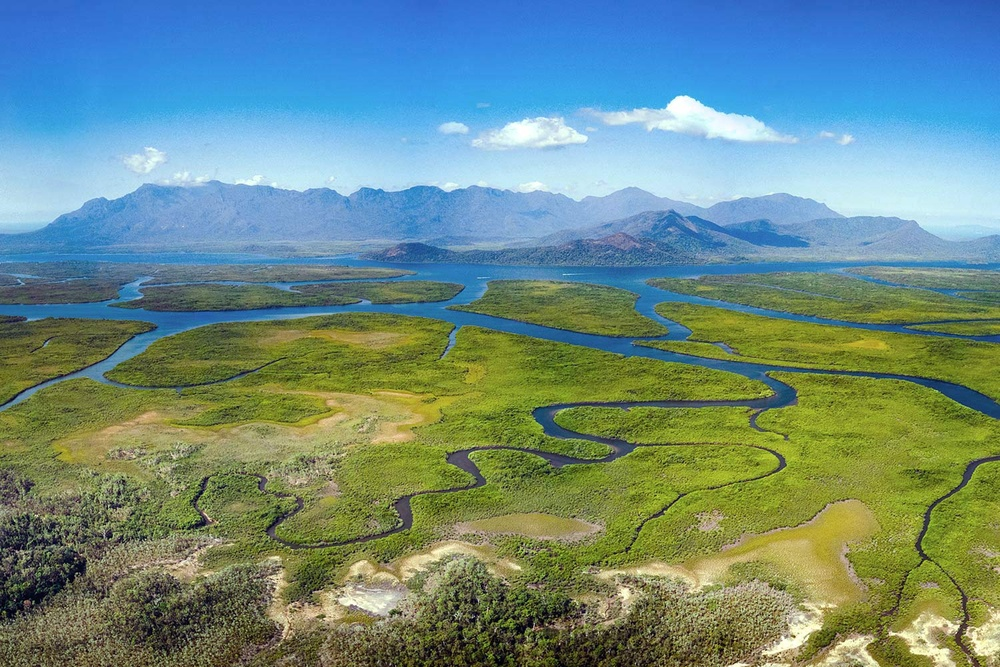
#> input picture zooming/source.jpg, 1000 x 667 px, shrunk from 1500 x 1000 before the run
$ python zooming.py
#> lines starting #> are read from the running program, lines starting #| are printed output that depends on the picture
#> further down, image is the input picture: shape (667, 1000, 3); mean R, G, B 109.3, 140, 131.8
import numpy as np
import imageio as img
import matplotlib.pyplot as plt

def zoomPlus(image, factor):
#> called with factor = 2
  height, width = image.shape[:2]
#> height = 667; width = 1000
  new_height = int(height / factor)
#> new_height = 333
  new_width = int(width / factor)
#> new_width = 500
  imgZoom = np.zeros((new_height, new_width, 3), dtype=image.dtype)
  for y in range(new_height):
    for x in range(new_width):
      ori_y = int(y * factor)
      ori_x = int(x * factor)
      ori_y = min(ori_y, height - 1)
      ori_x = min(ori_x, width - 1)
      imgZoom[y, x] = image[ori_y, ori_x]
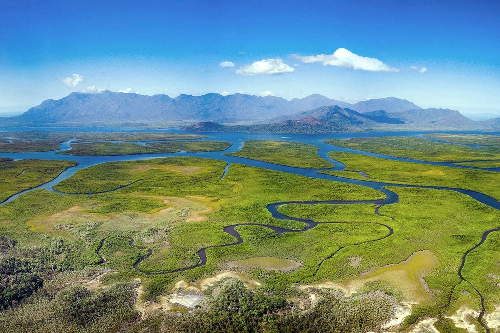
#> imgZoom: shape (333, 500, 3); mean R, G, B 109.4, 140, 132.1
  return imgZoom

image = img.imread('source.jpg')
skala = 2.0

imgZoom= zoomPlus(image, skala)
img.imwrite("D:\\z.jpg",imgZoom)
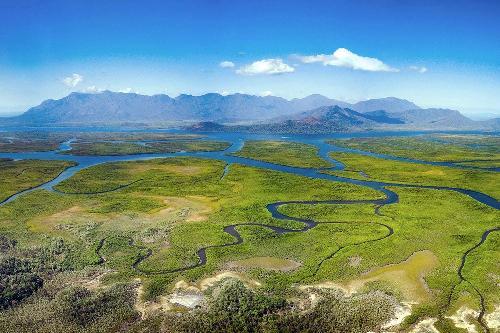
#> saved as z.jpg: shape (333, 500, 3); mean R, G, B 109.4, 140, 132.2
plt.subplot(1, 2, 1)
plt.imshow(image)

plt.subplot(1, 2, 2)
plt.imshow(imgZoom)
plt.show()
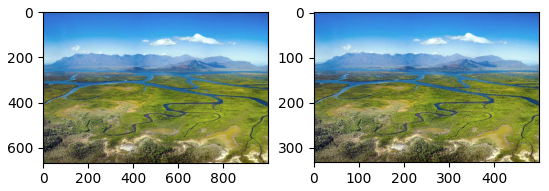
#> figure drawn by matplotlib, 2 panels
